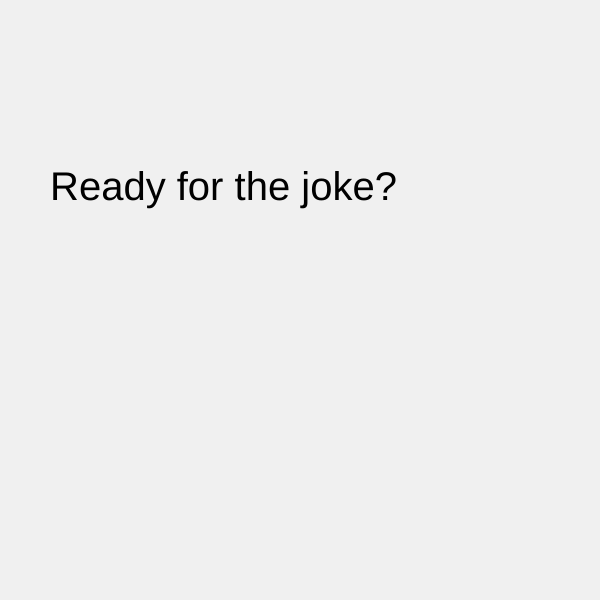
Frame 1 (no input)
Frame 60 (no input): identical to frame 1, image omitted
Frame 120 (the mouse pressed at the canvas centre since frame 60): identical to frame 1, image omitted

The p5.js sketch that drew this single still picture (run headless with seeded random() and noise() and a simulated clock; from frame 60 on, the mouse is pressed at the canvas centre):

// p5.js sketch
// ── sketch.js
var myState=0;

function setup() {
  createCanvas(600,600);
}

function draw() {
  textSize(40);
  switch (myState){
    case 0:
    background(240);
    fill(0);
    text("Ready for the joke?",50,200);
    break;

    case 1:
    background(220);
    fill(0);
    text("I invented a new word...",50,200);
    break;

    case 2:
    background(200);
    fill(0);
    text("I invented a new word...",50,200);
    text("Plagiarism!", 60, 250);
    break;

  }
}

function mouseReleased(){
  myState++;
  if(myState>2){
    myState=0;
  }
}
